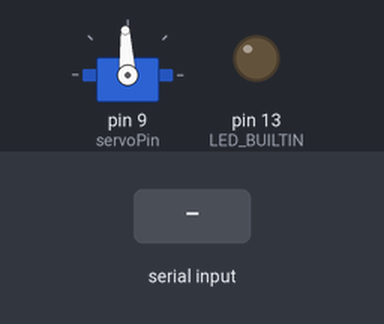
Recording of a sketch running on a simulated Arduino Uno, built with avr-gcc and run on an emulated ATmega328P. Parts: servo, output pins drawn as LEDs (lit = HIGH). The test bench sets the inputs (shaded band). What the sketch prints to the serial monitor is not drawn.

Above: at 0.1 s.
At 2.2 s:
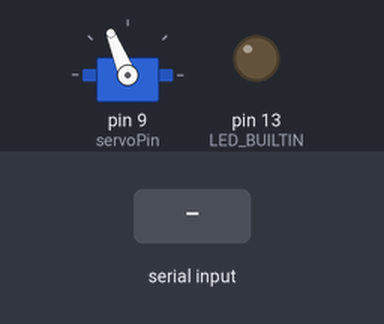
2.3 s: "1" received over Serial
Timing chart, 0 to 5.3 s (numbered marks = the images above; inputs shaded):
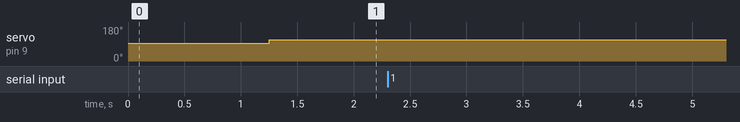

The sketch:

thruster.ino
```cpp
#include <Servo.h>

byte servoPin = 9;
Servo servo;


void setup() {
  servo.attach(servoPin);

  servo.writeMicroseconds(1500); // send "stop" signal to ESC.
  delay(1000); // delay to allow the ESC to recognize the stopped signal
  Serial.begin(9600);
  while(!Serial); //make sure serial interface is done initializing - may not be necessary
  pinMode(LED_BUILTIN, OUTPUT);
}
//int incomingByte = 0;


void loop() {
  /*if(incomingByte == 0){
    Serial.println("something");
    incomingByte = 1;
  }*/
  //if (Serial.available() >= 2) {
  if (Serial.available() > 0) {
                // read the incoming byte:
//                while (Serial.available() > 0) {
//                incomingByte = Serial.read();
//                Serial.write(incomingByte);
//                }
                //int b = Serial.read();
                char inputBuffer[3];
                int b = Serial.readBytes(inputBuffer, 3);
                char confirm = 'y';
                /*if(inputBuffer == "111"){
                  confirm = '1';
                }
                if(inputBuffer == "222"){
                  confirm = '2';
                }
                if(inputBuffer == "333"){
                  confirm = '3';
                }
                if(inputBuffer == "000"){
                  confirm = '0';
                }*/
                //Serial.println("r");
                //Serial.write("r");
                //int c = Serial.read();
                //Serial.write(3);
                Serial.write(inputBuffer);
                //Serial.write(c);
                // say what you got:
//                int a = Serial.available();
//                Serial.print(a);
//                Serial.print("I received: ");
//                Serial.println(incomingByte, DEC); //returns a string of the ASCII value of the last character in the string
        }
//        else
//            Serial.println("Not received");

  int signal = 1700; // Set signal value, which should be between 1100 and 1900

  delay(250); //Controls output speed

  servo.writeMicroseconds(signal); // Send signal to ESC.
}
```

Measured:
- after the input at 2.3 s, every drawn part: stays the same
